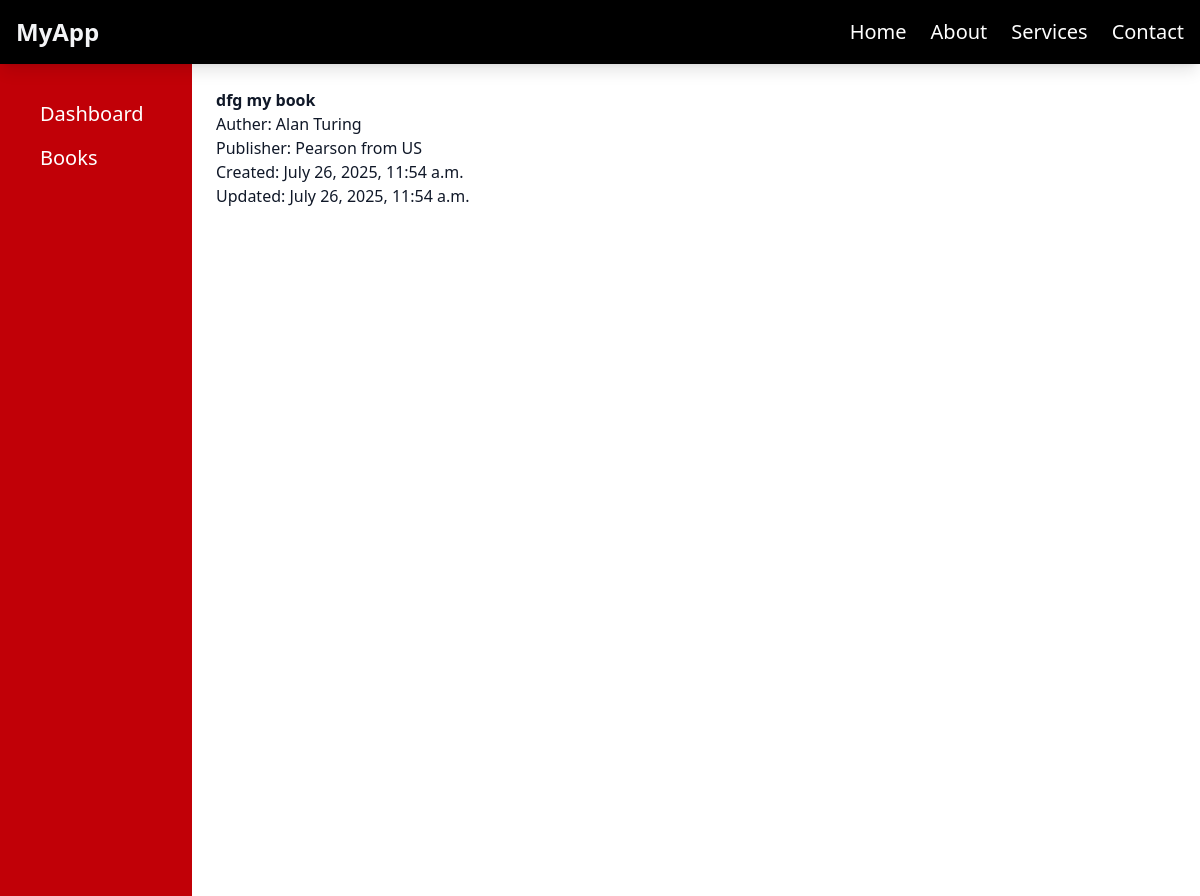
/books/17/, run on the app's committed database.
### books/models.py (models this page shows, shortened)
class BookTitle(models.Model):
    title = models.CharField(max_length=200, unique=True)
    slug = models.SlugField(blank=True)
    publisher = models.ForeignKey(Publisher, on_delete=models.CASCADE)
    author = models.ForeignKey(Author, on_delete=models.CASCADE)
    created = models.DateTimeField(auto_now_add=True)
    updated = models.DateTimeField(auto_now=True)

### authors/models.py (models this page shows)
class Author(models.Model):
    name = models.CharField(max_length=500)
    def __str__(self):
        return f"{self.name}"

### publishers/models.py (models this page shows)
class Publisher(models.Model):
    name = models.CharField(max_length=500)
    id = models.UUIDField(primary_key=True, default=uuid.uuid4, editable=False)
    country = CountryField(blank_label="Select Country")
    created = models.DateTimeField(auto_now_add=True)
    updated = models.DateField(auto_now=True)
    def __str__(self):
        return f"{self.name} from {self.country}"

### books/views.py (the view)
# urls.py: path('<pk>/', book_title_detail_view, name='detail'),
def book_title_detail_view(request, **kwargs):
    pk = kwargs.get('pk')
    book_detail = BookTitle.objects.get(pk=pk)
    context = {
        'book_detail': book_detail
    }
    return render(request, 'books/detail.html', context)

### books/templates/books/detail.html (shortened to what this page needs)
{% extends "base.html" %}
{% block content %}
    {% if book_detail %}
        <ul>
            <b>{{book_detail.title}}</b>
            <li>Auther: {{book_detail.author}}</li>
            <li>Publisher: {{book_detail.publisher}}</li>
            <li>Created: {{book_detail.created}}</li>
            <li>Updated: {{book_detail.updated}}</li>
        </ul>
    {% endif %}
{% endblock %}

### data on the page
BookTitle: title "dfg my book", author "Alan Turing", publisher "Pearson from US", created "July 26, 2025, 11:54 a.m.", updated "July 26, 2025, 11:54 a.m."
